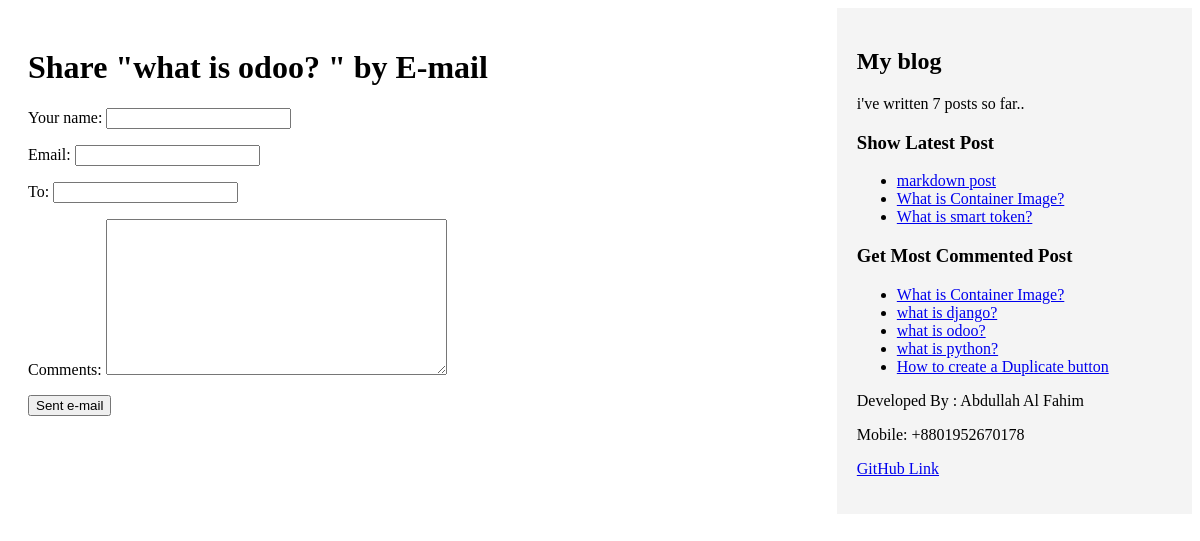
/blog/2/share, run on the app's committed database.
### blog/models.py (models this page shows, shortened)
class Post(models.Model):
    class Status(models.TextChoices):
        DRAFT = 'DF', 'Draft'
        PUBLISHED = 'PB', 'Published'
    tags = TaggableManager()
    title = models.CharField(max_length=250)
    slug = models.SlugField(max_length=250, unique_for_date='publish')
    body = models.TextField()
    author = models.ForeignKey(User, on_delete=models.CASCADE, related_name='blog_post')
    publish = models.DateTimeField(default=timezone.now)
    created = models.DateTimeField(auto_now_add=True)
    updated = models.DateTimeField(auto_now=True)
    status = models.CharField(max_length=2, choices=Status.choices, default=Status.DRAFT)
    created_by = models.ForeignKey(User, on_delete=models.SET_NULL, null=True, blank=True, related_name='created_posts')
    updated_by = models.ForeignKey(User, on_delete=models.SET_NULL, null=True, blank=True, related_name='updated_posts')
    objects = models.Manager() # The default manager.
    published = PublishedManager() # Our custom manager.
    class Meta:
        ordering = ['-publish']
        indexes = [models.Index(fields=['-publish']),
                   ]
    def get_absolute_url(self):
       return reverse('blog:post_detail', args=[self.slug])

### blog/views.py (the view, shortened to what this page needs)
# urls.py: path('<int:post_id>/share',views.post_share, name="post_share"),
def post_share(request, post_id):
    posts = get_object_or_404(Post, id = post_id, status=Post.Status.PUBLISHED)
    sent=False
    form = EmailPostForm()
    context={
        'posts' : posts,
        'form' : form,
        'sent' : sent
         }
    return render(request, 'blog/posts/share.html', context)

### blog/forms.py
class EmailPostForm(forms.Form):
    name = forms.CharField(label="Your name", max_length=100)
    email = forms.EmailField()
    to = forms.EmailField()
    comments = forms.CharField(required=False, widget=forms.Textarea)

### blog/models.py (called while the page is built)
 def get_queryset(self):
    return super().get_queryset()\
        .filter(status=Post.Status.PUBLISHED)

### blog/templatetags/blog_tags.py (called while the page is built)
@register.simple_tag
def total_posts():
    return Post.published.count()

@register.inclusion_tag('blog/posts/latest_posts.html')
def show_latest_posts(count=5):
 latest_posts = Post.published.order_by('-publish')[:count]
 return {'latest_posts': latest_posts}

@register.simple_tag
def get_most_commented_posts(count=5):
   return Post.published.annotate(total_comments=Count('comments')).order_by('-total_comments')[:count]

### templates/blog/posts/share.html (shortened to what this page needs)
{% extends 'base.html' %}
{% block content %}
    {% if sent %}
        <h1>E-mail successfully sent</h1>
        <p> {{ posts.title }} was successfully sent to {{form.cleaned_data.to}} </p>
     {% else %}
        <h1> Share "{{ posts.title }} " by E-mail</h1>
        <form method="post">
                {{ form.as_p  }}
            <input type="submit" value="Sent e-mail">
        </form>
     {% endif %}
{% endblock %}

### templates/base.html (shortened to what this page needs)
{% load blog_tags %}
{% load static %}
<!doctype html>
<html lang="en">
  <head>
    <link rel="stylesheet" href="{% static 'blog/blog.css' %}">
  </head>
  <body>
    <div id="content" class="clearfix">
        {% block content %}
        {% endblock %}
    </div>
    <div id="sidebar" class="clearfix">
        <h2>My blog</h2>
        <p> i've written {% total_posts %} posts so far.. </p>
        <h3>Show Latest Post</h3>
        {% show_latest_posts 3 %}
        <h3>Get Most Commented Post</h3>
        {% get_most_commented_posts as most_commented_posts %}
        <ul>
        {% for post in most_commented_posts %}
        <li>
        <a href="{{ post.get_absolute_url }}">{{ post.title }}</a>
        </li>
        {% endfor %}
        </ul>
        <p>Developed By : Abdullah Al Fahim</p>
        <p>Mobile: +8801952670178</p>
        <P> <a href="https://github.com/Fahim-Khan-98">GitHub Link</a>  </P>
    </div>
  </body>
</html>

### templates/blog/posts/latest_posts.html
<ul>
    {% for post in latest_posts %}
    <li>
    <a href="{{ post.get_absolute_url }}">{{ post.title }}</a>
    </li>
    {% endfor %}
</ul>

### static/blog/blog.css (style rules this page uses)
#content { float: left; width: 70%; padding: 20px; box-sizing: border-box; }
#sidebar { float: right; width: 30%; padding: 20px; box-sizing: border-box; background-color: #f4f4f4; }
.clearfix::after { content: ""; clear: both; display: table; }

### data on the page
Post: title "what is odoo?"
Post: title "markdown post"
Post: title "What is Container Image?"
Post: title "What is smart token?"
Post: title "what is django?"
Post: title "what is python?"
Post: title "How to create a Duplicate button"
